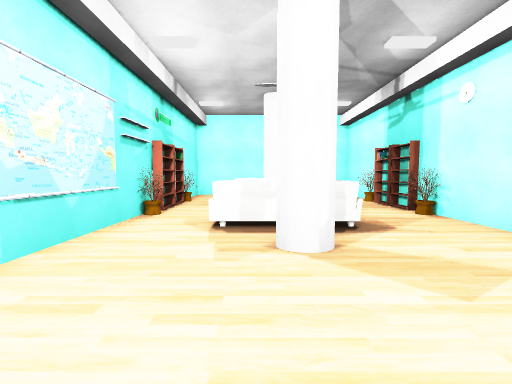
View 1 (above)

15 first-person views from a walk through a Unity game level. The camera is 1.4 m above the floor, tilts 4° down and sees 90° across. The floor is counted in squares, 1.2 m on a side. Each view is taken from the middle of a square. On the plan, view 1 faces up. The plan holds only what a view shows up to about 12 squares ahead; the rest is blank. The player character is not drawn. Some surface patterns are stand-ins.

View 2
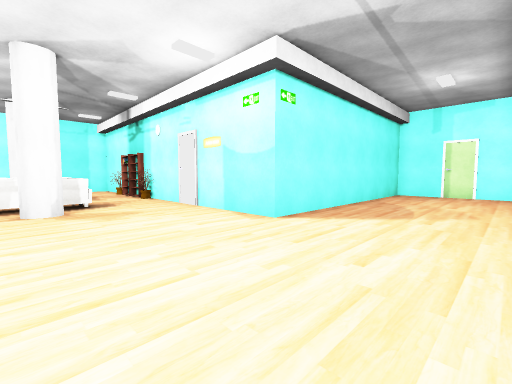

View 3
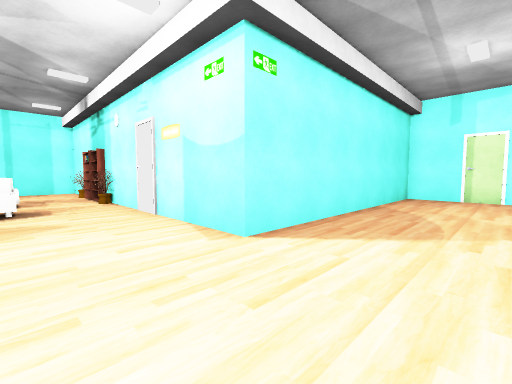

View 4
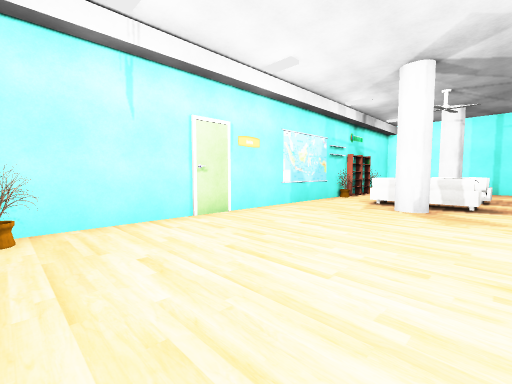

View 5
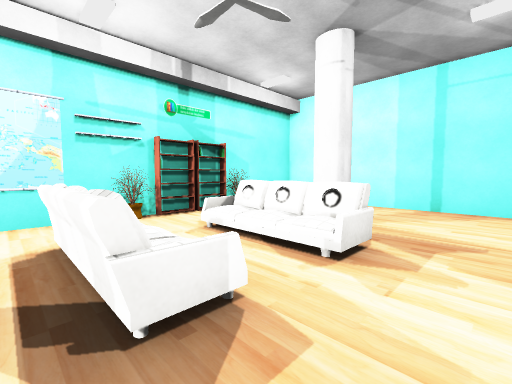

View 6
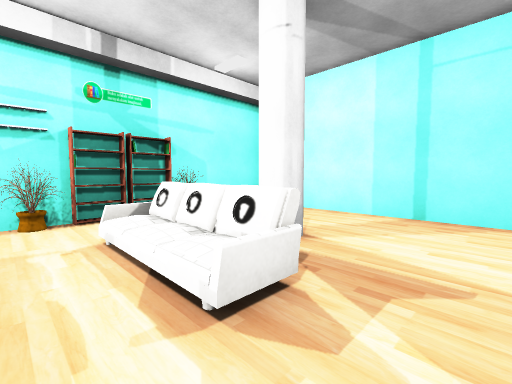

View 7
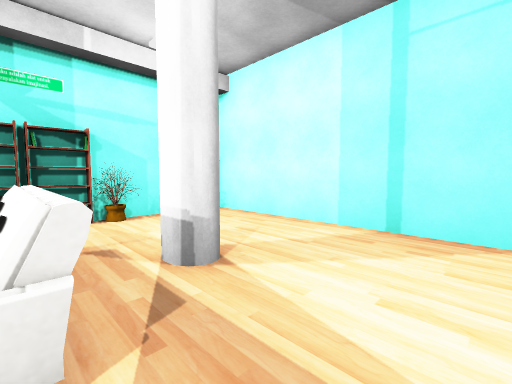

View 8
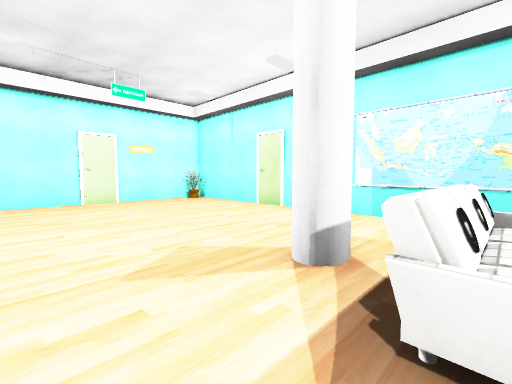

View 9
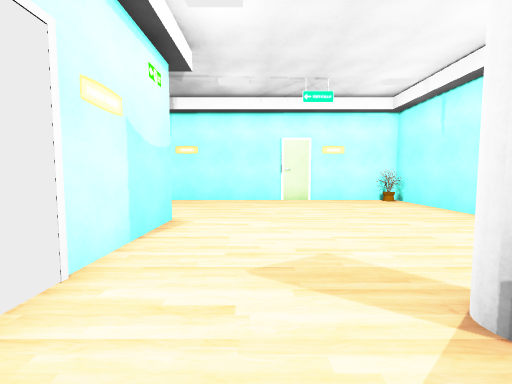

View 10
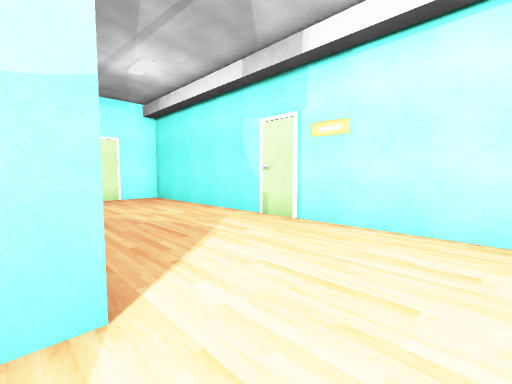

View 11
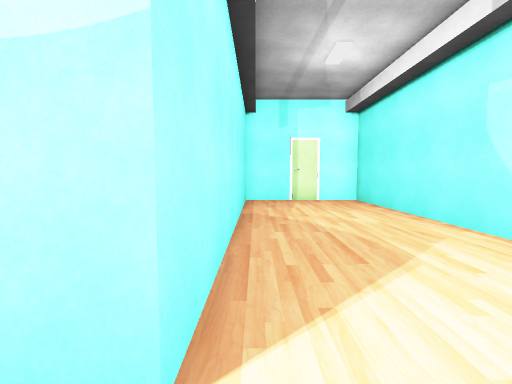

View 12
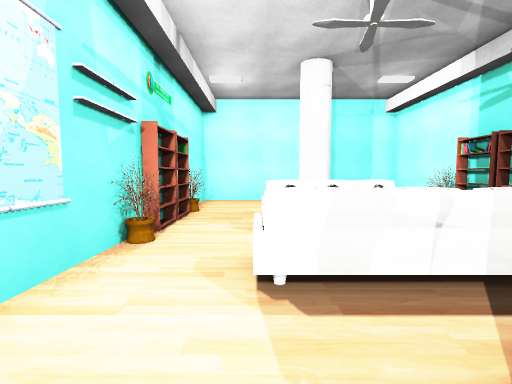

View 13
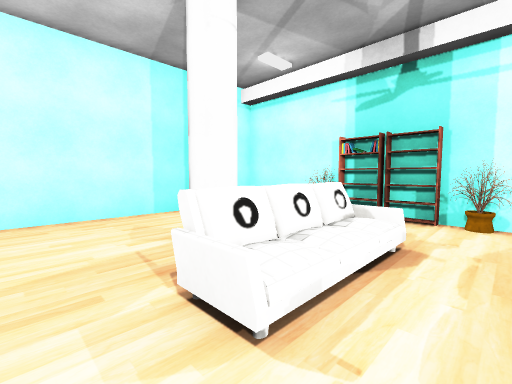

View 14
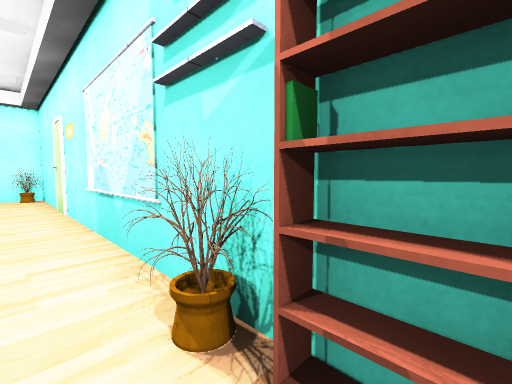

View 15
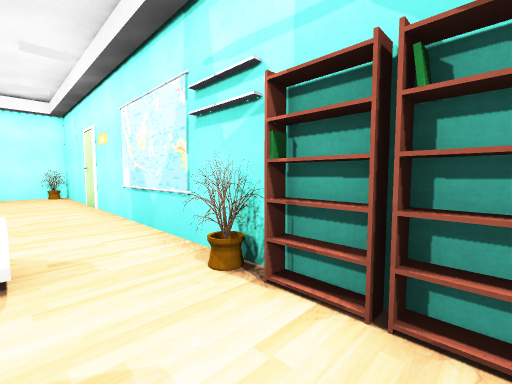

### Floor plan
Points are (right, up) in squares from view 1. A wall is a line through its corners. A room is listed if a view was taken in it or the views show most of it. See-through windows are left out.
Room 1 (views 1, 2, 3, 4, 5, 6, 7, 8, 9, 10, 11, 12, 13, 14, 15)
walls: (4.9, 8.1) (4.9, 10.5); (-3.3, 6.6) (-3.3, -5.5) (15.5, -5.5) (15.5, -0.5) (5.2, -0.5) (5.2, 14.5) (-3.3, 14.5) (-3.3, 8.4); (-2.9, 9.2) (-3.4, 9.2); (-2.9, 9.4) (-3.4, 9.4) (-2.9, 9.4); (-3.4, 9.3) (-2.9, 9.3); (-3, 10.5) (-3, 8.4)
objects: other object (-3, -5); other object (-3, 7); other object (-3, 8); other object (-3, 11); other object (-1, 6) to (2, 6); other object (-1, 8) to (2, 9); other object (5, 7); other object (5, 11)

Where each view was taken, in squares from view 1:
view 1: 0 up, 0 right, facing up
view 2: 5 down, 0 right, facing up-right
view 3: 4 down, 2 right, facing up-right
view 4: 5 down, 3 right, facing up-left
view 5: 5 up, 4 right, facing up-left
view 6: 7 up, 4 right, facing up-left
view 7: 9 up, 4 right, facing up-left
view 8: 6 up, 4 right, facing down-left
view 9: 6 up, 3 right, facing down
view 10: 0 up, 3 right, facing down-right
view 11: 1 down, 4 right, facing right
view 12: 3 up, 1 left, facing up
view 13: 7 up, 2 left, facing up-right
view 14: 9 up, 2 left, facing down-left
view 15: 10 up, 1 left, facing down-left
